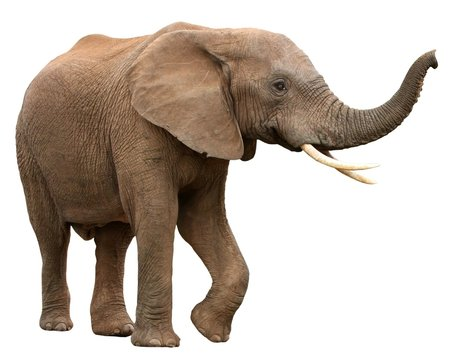
#> input picture fundamentals-of-digital-image-processing/elephant.jpg, 455 x 360 px
$ jupyter execute --allow-errors lab3.ipynb
#> lines starting #> are read from the running program, lines starting #| are printed output that depends on the picture; after the words box and inside, x2 and y2 are one past the last pixel; in counts of white or black regions, pixels touching at a corner belong together
[cell 1]
import cv2 as cv
import numpy as np
import matplotlib.pyplot as plt
import IPython

from PIL import Image

[cell 2]
def gray_scale_to_binary(gray):
    img_temp = gray
    for i, arr in enumerate(img_temp):
        img_temp[i] = [1 if val <= 128 else 0 for val in arr]
    return img_temp

def display_image(img_array):
    plt.imshow(1 - img_array, cmap='gray')
    plt.axis('off')
    plt.show()

def display_image255(img_array):
    plt.imshow(255 - img_array, cmap='gray')
    plt.axis('off')
    plt.show()

T1 = np.array((
 [1, 1, 1],
 [0, -1, 1],
 [0, 0, 0]), dtype="int")

T2 = np.rot90(T1, k=3)

T3 = np.rot90(T2, k=3)

T4 = np.rot90(T3, k=3)

T5 = np.array((
 [1, 1, 1],
 [1, -1, 0],
 [0, 0, 0]), dtype="int")

T6 = np.rot90(T5, k=3)

T7 = np.rot90(T6, k=3)

T8 = np.rot90(T7, k=3)

def add_border(matrix):
    rows, cols = matrix.shape
    new_matrix = np.zeros((rows + 4, cols + 4), dtype=matrix.dtype)
    new_matrix[2:rows+2, 2:cols+2] = matrix
    return new_matrix

def remove_border(matrix):
    rows, cols = matrix.shape
    new_matrix = matrix[2:rows-2, 2:cols-2]
    return new_matrix

def thickening(X, T):
    hit_and_miss = np.array(cv.morphologyEx(X * 255, cv.MORPH_HITMISS, T) / 255, np.uint8)
    return cv.bitwise_or(X, hit_and_miss)

def psi(X):
    X = add_border(X)
    return remove_border(thickening(thickening(thickening(thickening(thickening(thickening(thickening(thickening(X, T1), T2), T3), T4), T5), T6), T7), T8))

## Initial binary image

[cell 3]
filename = 'elephant'
binary_image = cv.imread(f'{filename}.jpg', cv.IMREAD_GRAYSCALE)
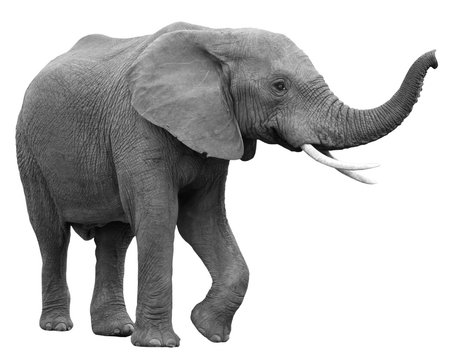
#> binary_image: shape (360, 455); min 0, max 255, mean 188
_, binary_image = cv.threshold(binary_image, 232, 255, 0)
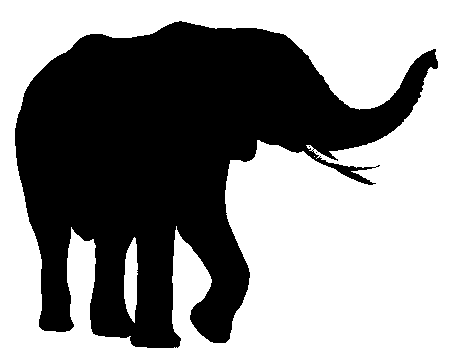
#> binary_image: shape (360, 455); 56.7% white; 3 black regions (2 under 20 px), largest, box (x1, y1, x2, y2) and area: (15, 21, 438, 348) 70950
binary_image = gray_scale_to_binary(binary_image)
display_image(binary_image)

## 45-convex shape of binary image

#> (a cell that did not finish here is left out)

#> in add_border, `rows, cols = matrix.shape`: rows = 360; cols = 455
#> in psi, `X = add_border(X)`:
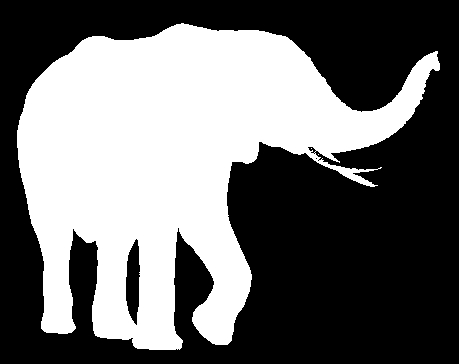
#> X: shape (364, 459); values 0 (black) and 1 (white), 42.5% white; 3 white regions (2 under 20 px), largest, box (x1, y1, x2, y2) and area: (17, 23, 440, 350) 70950
#> in thickening, `hit_and_miss = np.array(cv.morphologyEx(X * 255, cv.MORPH_HITMISS, T) ..`:
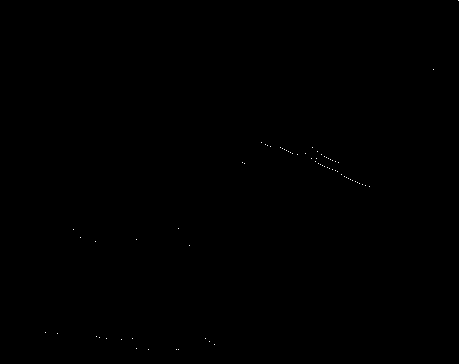
#> hit_and_miss: shape (364, 459); values 0 (black) and 1 (white), 0.04% white in thin lines or dots, all inside (x1, y1, x2, y2) = (45, 0, 459, 350)
#> in thickening (call 2), `hit_and_miss = np.array(cv.morphologyEx(X * 255, cv.MORPH_HITMISS, T) ..`:
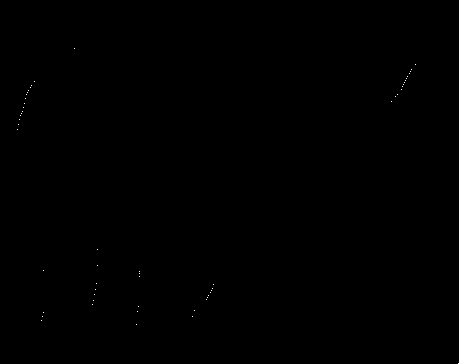
#> hit_and_miss: shape (364, 459); values 0 (black) and 1 (white), 0.03% white in thin lines or dots, all inside (x1, y1, x2, y2) = (17, 48, 459, 364)
#> in thickening (call 3), `hit_and_miss = np.array(cv.morphologyEx(X * 255, cv.MORPH_HITMISS, T) ..`:
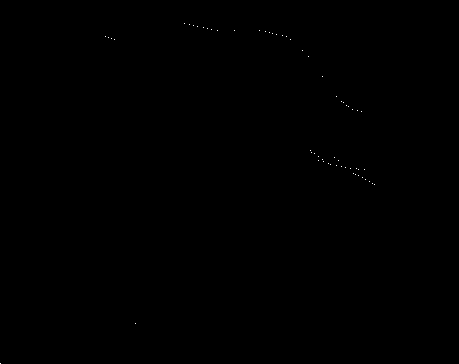
#> hit_and_miss: shape (364, 459); values 0 (black) and 1 (white), 0.04% white in thin lines or dots, all inside (x1, y1, x2, y2) = (0, 23, 375, 364)
#> in remove_border, `rows, cols = matrix.shape`: rows = 364; cols = 459

$ run again, with fundamentals-of-digital-image-processing/circles.jpg copied over fundamentals-of-digital-image-processing/elephant.jpg
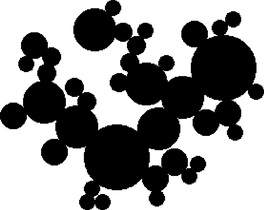
#> input picture fundamentals-of-digital-image-processing/circles.jpg, 264 x 210 px
#> binary_image is the input picture: shape (210, 264); min 0, max 255, mean 142
#> `_, binary_image = cv.threshold(binary_image, 232, 255, 0)`:
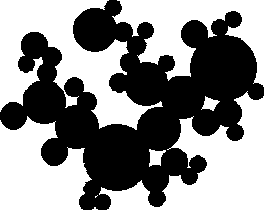
#> binary_image: shape (210, 264); 53.7% white; 1 black region, box (x1, y1, x2, y2) and area: (0, 0, 264, 210) 25648
#> in add_border, `rows, cols = matrix.shape`: rows = 210; cols = 264
#> in psi, `X = add_border(X)`:
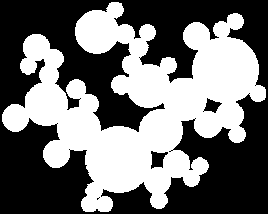
#> X: shape (214, 268); values 0 (black) and 1 (white), 44.7% white; 1 white region, box (x1, y1, x2, y2) and area: (2, 2, 266, 212) 25648
#> hit_and_miss: shape (214, 268); values 0 (black) and 1 (white), 0.13% white in thin lines or dots
#> hit_and_miss: shape (214, 268); values 0 (black) and 1 (white), 0.15% white in thin lines or dots
#> hit_and_miss: shape (214, 268); values 0 (black) and 1 (white), 0.12% white in thin lines or dots
#> in remove_border, `rows, cols = matrix.shape`: rows = 214; cols = 268
